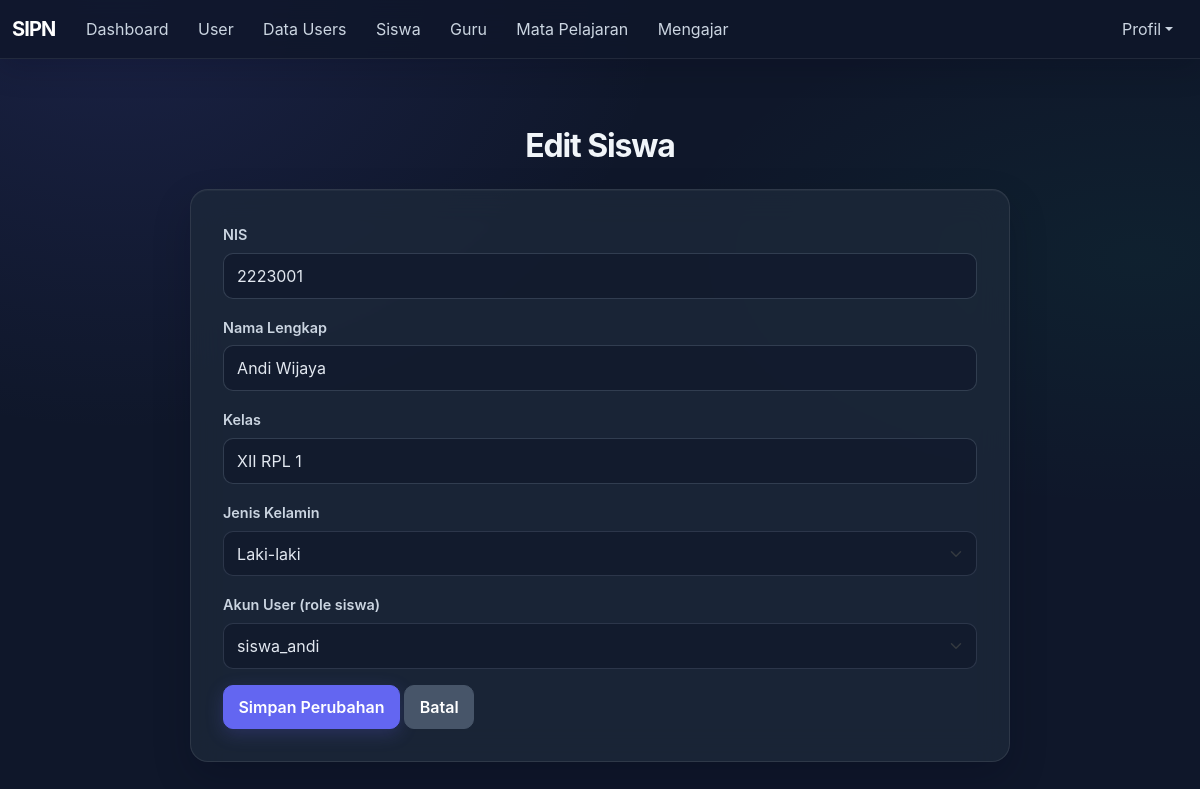
The page /siswa/edit.php?id=1 (signed in) on the database its author committed.
### tables this page shows
CREATE TABLE `siswa` (
  `id` int NOT NULL,
  `nis` varchar(10) NOT NULL,
  `nama_siswa` varchar(100) NOT NULL,
  `kelas` varchar(10) NOT NULL,
  `jenis_kelamin` enum('L','P') NOT NULL,
  `user_id` int DEFAULT NULL
);

CREATE TABLE `users` (
  `id` int NOT NULL,
  `username` varchar(50) NOT NULL,
  `password` varchar(255) NOT NULL,
  `role` enum('admin','guru','siswa') NOT NULL,
  `created_at` timestamp NOT NULL DEFAULT CURRENT_TIMESTAMP
);

### koneksi.php (called while the page is built, shortened)
<?php
function h($data) {
    return htmlspecialchars($data ?? '');
}
?>

### siswa/edit.php (the view, shortened to what this page needs)
<?php
require_once '../koneksi.php';
require_once '../navbar.php';
$id = (int) $_GET['id'];
$siswa = mysqli_fetch_assoc(mysqli_query($koneksi, "SELECT * FROM siswa WHERE id='$id'"));
$user_sekarang = (int) $siswa['user_id'];
$akun = mysqli_query($koneksi, "SELECT id, username FROM users
                                WHERE role='siswa'
                                AND (id NOT IN (SELECT user_id FROM siswa WHERE user_id IS NOT NULL) OR id='$user_sekarang')
                                ORDER BY username ASC");
?>
<div class="container mt-4 mb-5">
    <h2 class="fw-bold mb-4">Edit Siswa</h2>
    <form action="aksi_edit.php" method="POST">
        <div class="mb-3">
            <label class="form-label">NIS</label>
            <input type="text" name="nis" class="form-control" maxlength="10" value="<?= h($siswa['nis']) ?>" required>
        </div>
        <div class="mb-3">
            <label class="form-label">Nama Lengkap</label>
            <input type="text" name="nama_siswa" class="form-control" value="<?= h($siswa['nama_siswa']) ?>" required>
        </div>
        <div class="mb-3">
            <label class="form-label">Kelas</label>
            <input type="text" name="kelas" class="form-control" maxlength="10" value="<?= h($siswa['kelas']) ?>" required>
        </div>
        <div class="mb-3">
            <label class="form-label">Jenis Kelamin</label>
            <select name="jenis_kelamin" class="form-select" required>
                <option value="L" <?= $siswa['jenis_kelamin'] == 'L' ? 'selected' : '' ?>>Laki-laki</option>
            </select>
        </div>
        <div class="mb-3">
            <label class="form-label">Akun User (role siswa)</label>
            <select name="user_id" class="form-select" required>
                <?php while ($u = mysqli_fetch_assoc($akun)) { ?>
                    <option value="<?= $u['id'] ?>" <?= $u['id'] == $siswa['user_id'] ? 'selected' : '' ?>>
                        <?= h($u['username']) ?>
                    </option>
                <?php } ?>
            </select>
        </div>
        <button type="submit" class="btn btn-primary">Simpan Perubahan</button>
        <a href="index.php" class="btn btn-secondary">Batal</a>
    </form>
</div>
<?php require_once '../footer.php'; ?>

### assets/app.css (style rules this page uses)
:root { --dashboard-bg: #0f172a; --dashboard-surface: rgba(30, 41, 59, .76); --dashboard-border: rgba(255, 255, 255, .09); --dashboard-text: #f1f5f9; --dashboard-muted: #94a3b8; --dashboard-indigo: #818cf8; --dashboard-green: #10b981; }
.app-shell:not(.dashboard-page) { min-height: 100vh; color: #e2e8f0; background: radial-gradient(ellipse at 10% 0%, rgba(99, 102, 241, .13), transparent 34rem), radial-gradient(ellipse at 95% 30%, rgba(16, 185, 129, .06), transparent 30rem), #0f172a !important; font-family: Inter, "Segoe UI", sans-serif; -webkit-font-smoothing: antialiased; }
.app-shell h1, .app-shell h2, .app-shell h3, .app-shell h4, .app-shell h5, .app-shell h6 { color: #f1f5f9; font-family: Inter, "Segoe UI", sans-serif; font-weight: 650; letter-spacing: -.035em; }
.app-shell .container { max-width: 1240px; }
.app-shell .container.mt-4 { padding-top: clamp(1.5rem, 4vw, 2.75rem) !important; padding-bottom: 3rem; }
.app-shell .card, .app-shell .container > form { color: #e2e8f0; border: 1px solid rgba(255, 255, 255, .09) !important; border-radius: 18px !important; background: rgba(30, 41, 59, .76) !important; box-shadow: inset 0 1px rgba(255, 255, 255, .04), 0 16px 38px rgba(2, 6, 23, .2) !important; backdrop-filter: blur(16px); -webkit-backdrop-filter: blur(16px); }
.app-shell .container > form { max-width: 820px; margin-right: auto; margin-left: auto; padding: clamp(1.25rem, 3vw, 2rem); }
.app-shell .container.mt-4 > h2 { max-width: 820px; margin-right: auto; margin-left: auto; text-align: center; }
.app-shell .form-label { margin-bottom: .45rem; color: #cbd5e1; font-size: .9rem; font-weight: 600; }
.app-shell .form-control, .app-shell .form-select { min-height: 44px; padding: .62rem .82rem; color: #e2e8f0; border: 1px solid rgba(148, 163, 184, .2); border-radius: 10px; background-color: rgba(15, 23, 42, .62); transition: border-color 250ms ease, box-shadow 250ms ease, background-color 250ms ease; }
.app-shell .form-control::placeholder { color: #718096; }
.app-shell .form-select option { color: #e2e8f0; background: #1e293b; }
.app-shell .btn { min-height: 40px; padding: .55rem .9rem; border-radius: 10px; font-weight: 600; transition: transform 250ms ease, box-shadow 250ms ease, background-color 250ms ease; }
.app-shell .btn-primary { --bs-btn-bg: #6366f1; --bs-btn-border-color: #6366f1; --bs-btn-hover-bg: #4f46e5; --bs-btn-hover-border-color: #4f46e5; --bs-btn-active-bg: #4f46e5; --bs-btn-active-border-color: #4f46e5; --bs-btn-focus-shadow-rgb: 99, 102, 241; box-shadow: 0 5px 18px rgba(99, 102, 241, .22); }
.app-shell .btn-secondary { --bs-btn-bg: #475569; --bs-btn-border-color: #475569; --bs-btn-hover-bg: #334155; --bs-btn-hover-border-color: #334155; }

### rows shown on the page
siswa: nis "2223001", nama_siswa "Andi Wijaya", kelas "XII RPL 1", jenis_kelamin "Laki-laki", user_id "siswa_andi"
